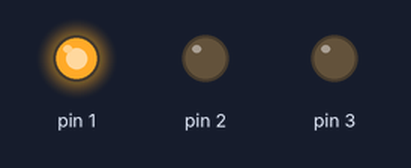
This sketch was run on a simulated Arduino Uno, built with avr-gcc and run on an emulated ATmega328P. Parts: output pins drawn as LEDs (lit = HIGH).

Above: at 2.5 s.
At 7.5 s:
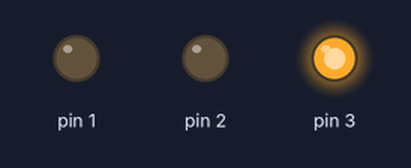
At 10.5 s:
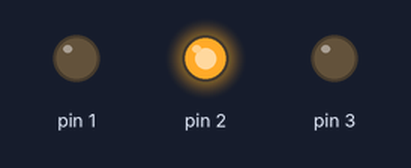
Timing chart, 0 to 14.3 s (numbered marks = the images above):
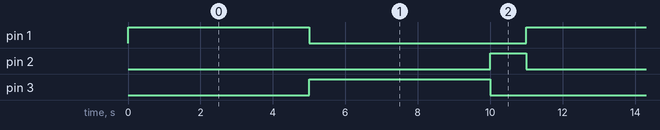

Measured:
- by itself, pin 1, pin 3: alternates HIGH for 5.0 s and LOW for 6.0 s
- by itself, pin 2: alternates HIGH for 1.0 s and LOW for 10.0 s
- by itself, everything shown: repeats every 11.0 s, in 4 steps

The sketch:

efeitoSemaforo.ino
```cpp
int i;

void setup() {
  for(i = 1; i <= 3; i++){
    pinMode(i,OUTPUT);
  }
}

void loop() {
  acende();
}

void acende(){
  digitalWrite(1,HIGH);
  delay(5000);
  digitalWrite(1,LOW);
  digitalWrite(3,HIGH);
  delay(5000);
  digitalWrite(3,LOW);
  digitalWrite(2,HIGH);
  delay(1000);
  digitalWrite(2,LOW);
}
```
